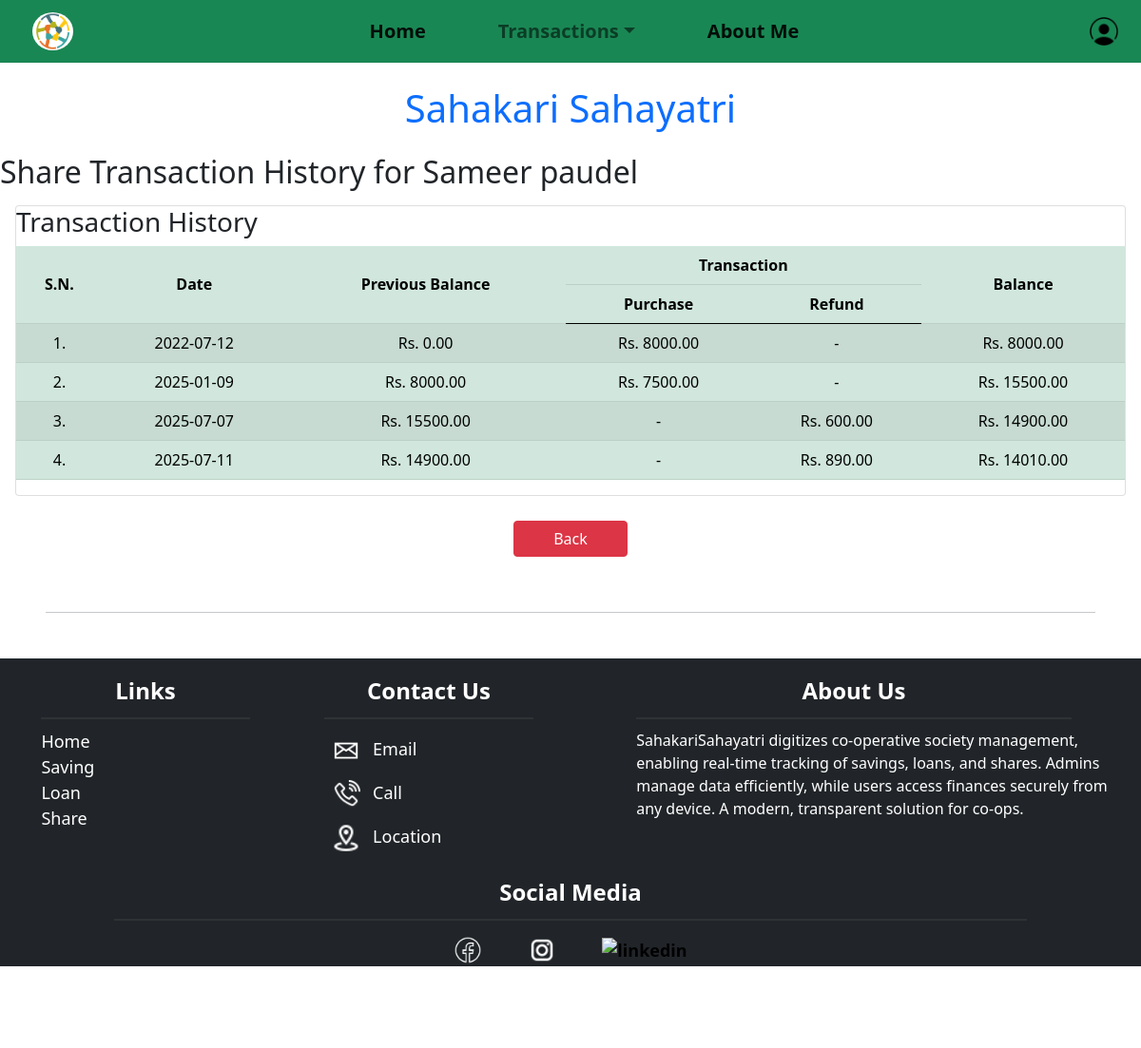
Page /share/details/84/ (signed in) on the earlier database version.
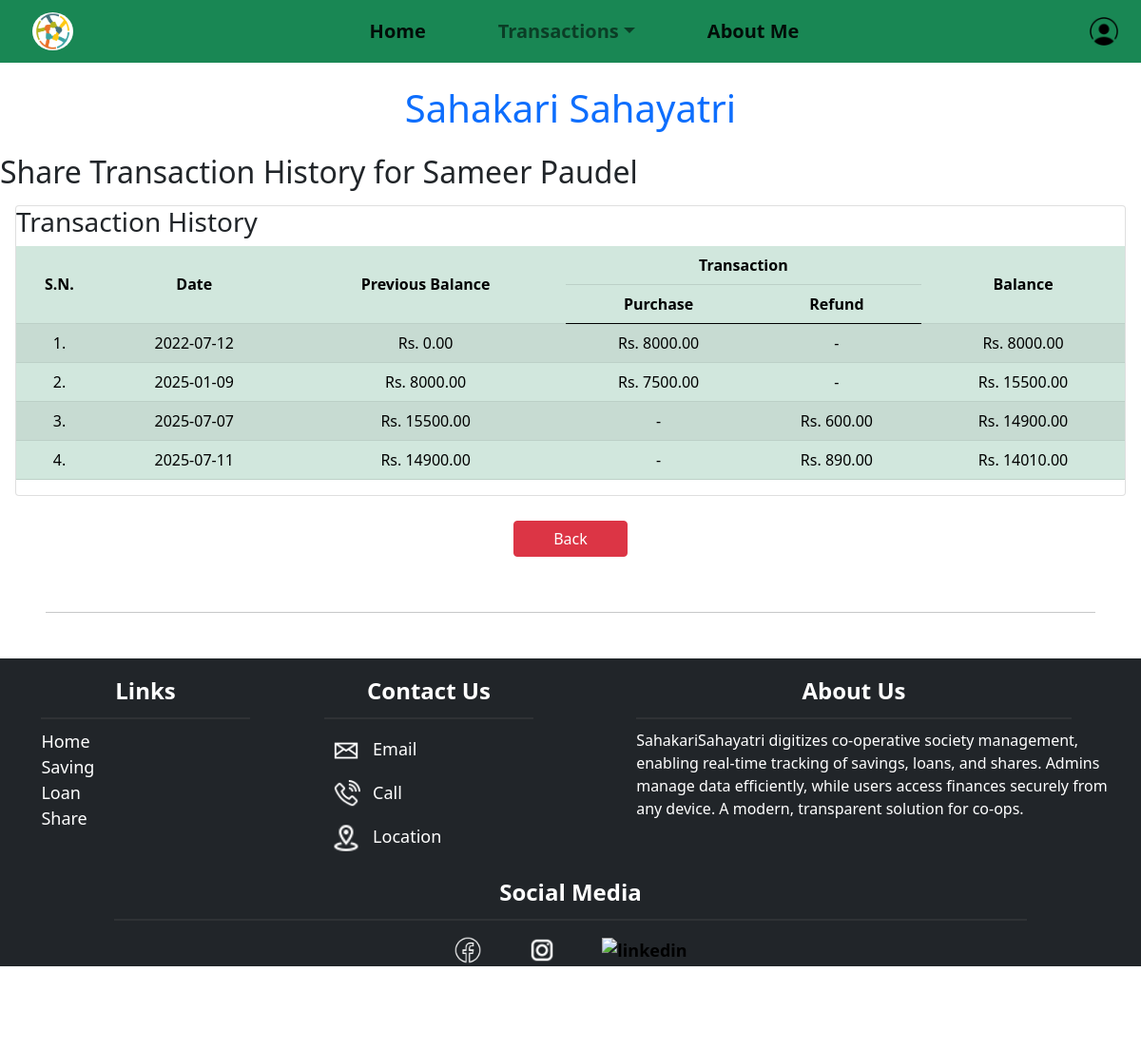
Same page on the later database version.
### customer/models.py (models this page shows, shortened)
class Member(models.Model):
    user = models.OneToOneField(User, on_delete=models.CASCADE, related_name='member_profile')
    member_id = models.IntegerField(unique=True, primary_key=True)
    first_name = models.CharField(max_length=30, blank=False)
    middle_name = models.CharField(max_length=30, blank=True)
    last_name = models.CharField(max_length=30, blank=False)
    email = models.EmailField(blank=True, null=True)
    phone_number = models.CharField(max_length=15, unique=True, blank=True)
    address = models.TextField(blank=False)
    date_of_birth = models.DateField(blank=True, null=True)
    citizenship_number = models.CharField(max_length=20, unique=True, blank=False)
    occupation = models.CharField(max_length=100, blank=True)
    date_joined = models.DateField(null=True, blank=True)
    name = models.CharField(max_length=100, blank=False, editable=False)
    class Meta:
        ordering = ['member_id']  # Ascending order

### share/views.py (the view)
# urls.py: path('details/<int:id>/', share.share_details, name='share_details'),
@login_required(login_url='loginpage')
def share_details(request, id):
    member = Member.objects.filter(member_id=id).first()
    if not member:
        return render(request, 'share_details.html', {'error': 'Member not found.'})
    purchases = ShareCapital.objects.filter(customer=member).annotate(
        transaction_date=F('purchase_date'),
        transaction_type=DBValue('purchase', output_field=CharField(max_length=20)),
        transaction_amount=F('share_amount')
    ).values('transaction_date', 'transaction_type', 'transaction_amount')
    refunds = ShareRefund.objects.filter(customer=member).annotate(
        transaction_date=F('refund_date'),
        transaction_type=DBValue('refund', output_field=CharField(max_length=20)),
        transaction_amount=F('refund_amount')
    ).values('transaction_date', 'transaction_type', 'transaction_amount')
    transactions = sorted(
        list(purchases) + list(refunds),
        key=lambda x: x['transaction_date']
    )
    prev_balance = 0
    for tx in transactions:
        tx['previous_balance'] = prev_balance
        if tx['transaction_type'] == 'purchase':
            tx['balance_after'] = prev_balance + tx['transaction_amount']
        else:
            tx['balance_after'] = prev_balance - tx['transaction_amount']
        prev_balance = tx['balance_after']
    context = {
        'member': member,
        'transactions': transactions,
    }
    return render(request, 'share_details.html', context)

### share/templates/share_details.html (shortened to what this page needs)
{% extends "base.html" %}
{% load static %}
{% block content %}
<h2>Share Transaction History for {{ member.first_name }} {{ member.last_name }}</h2>
<div class="card m-3">
    <h3>Transaction History</h3>
    <div class="table-responsive">
        <table class="table table-striped table-hover table-success">
            <thead>
                <tr class="text-center align-middle">
                    <th rowspan="2">S.N.</th>
                    <th rowspan="2">Date</th>
                    <th rowspan="2">Previous Balance</th>
                    <th colspan="2">Transaction</th>
                    <th rowspan="2">Balance</th>
                </tr>
                <tr class="text-center">
                    <th>Purchase</th>
                    <th>Refund</th>
                </tr>
            </thead>
            <tbody>
                {% if transactions %}
                    {% for tx in transactions %}
                    <tr class="text-center align-middle">
                        <td>{{ forloop.counter }}.</td>
                        <td>{{ tx.transaction_date|date:"Y-m-d" }}</td>
                        <td>Rs. {{ tx.previous_balance|floatformat:2 }}</td>
                        {% if tx.transaction_type == "purchase" %}
                            <td>Rs. {{ tx.transaction_amount|floatformat:2 }}</td>
                            <td>-</td>
                        {% else %}
                            <td>-</td>
                            <td>Rs. {{ tx.transaction_amount|floatformat:2 }}</td>
                        {% endif %}
                        <td>Rs. {{ tx.balance_after|floatformat:2 }}</td>
                    </tr>
                    {% endfor %}
                {% else %}
                    <tr>
                        <td colspan="6" class="text-center">No transactions found.</td>
                    </tr>
                {% endif %}
            </tbody>
        </table>
    </div>
</div>
{% if request.user.is_staff or request.user.is_superuser %}
<div class="button-container">
    <a href="{% url 'share_home' %}" class="btn-danger btn">Back</a>
</div>
{% else %}
<div class="button-container">
    <a href="{% url 'about_me' %}" class="btn-danger btn">Back</a>
</div>
{% endif %}
{% endblock content %}

Differences in the rows shown:
changed Member "Sameer": last_name "paudel" → "Paudel"
